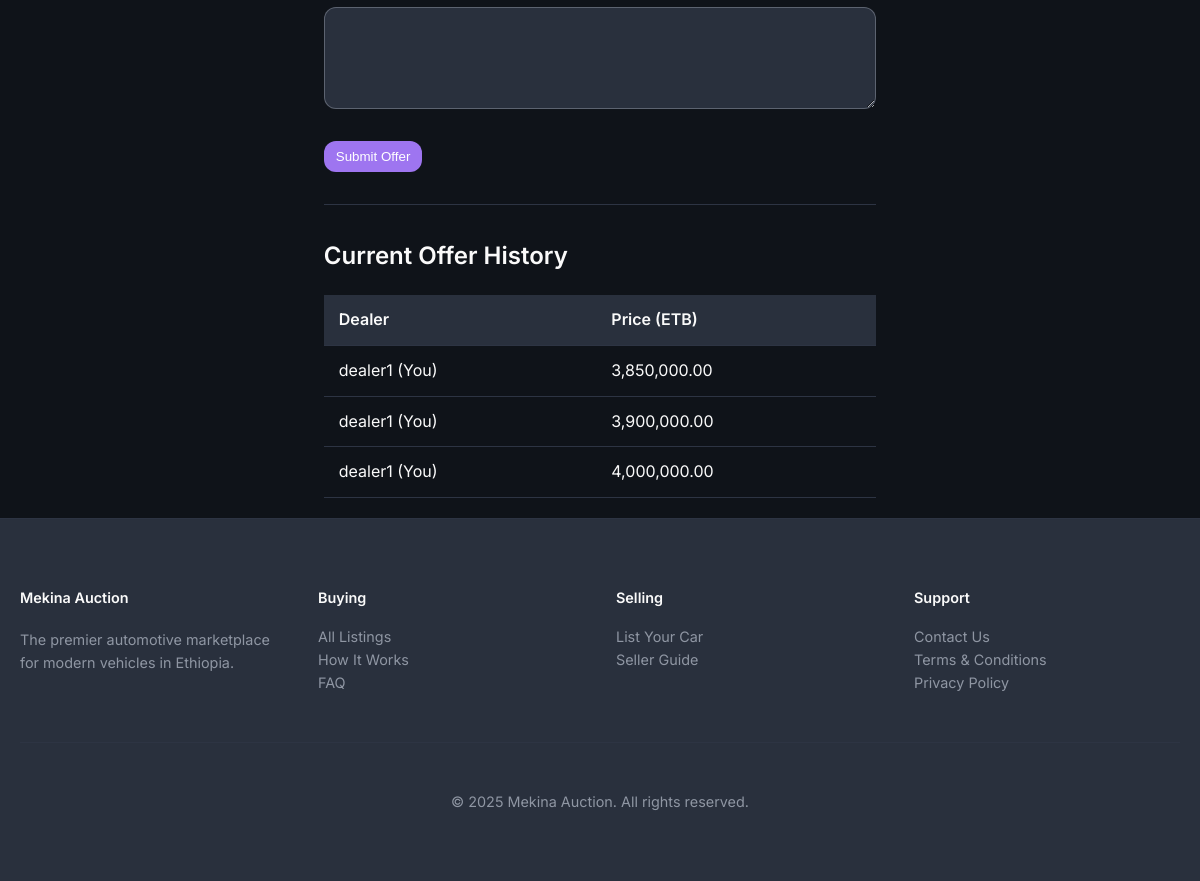
Page /dealer/request/14/bid (signed in, lower part) on the earlier database version.
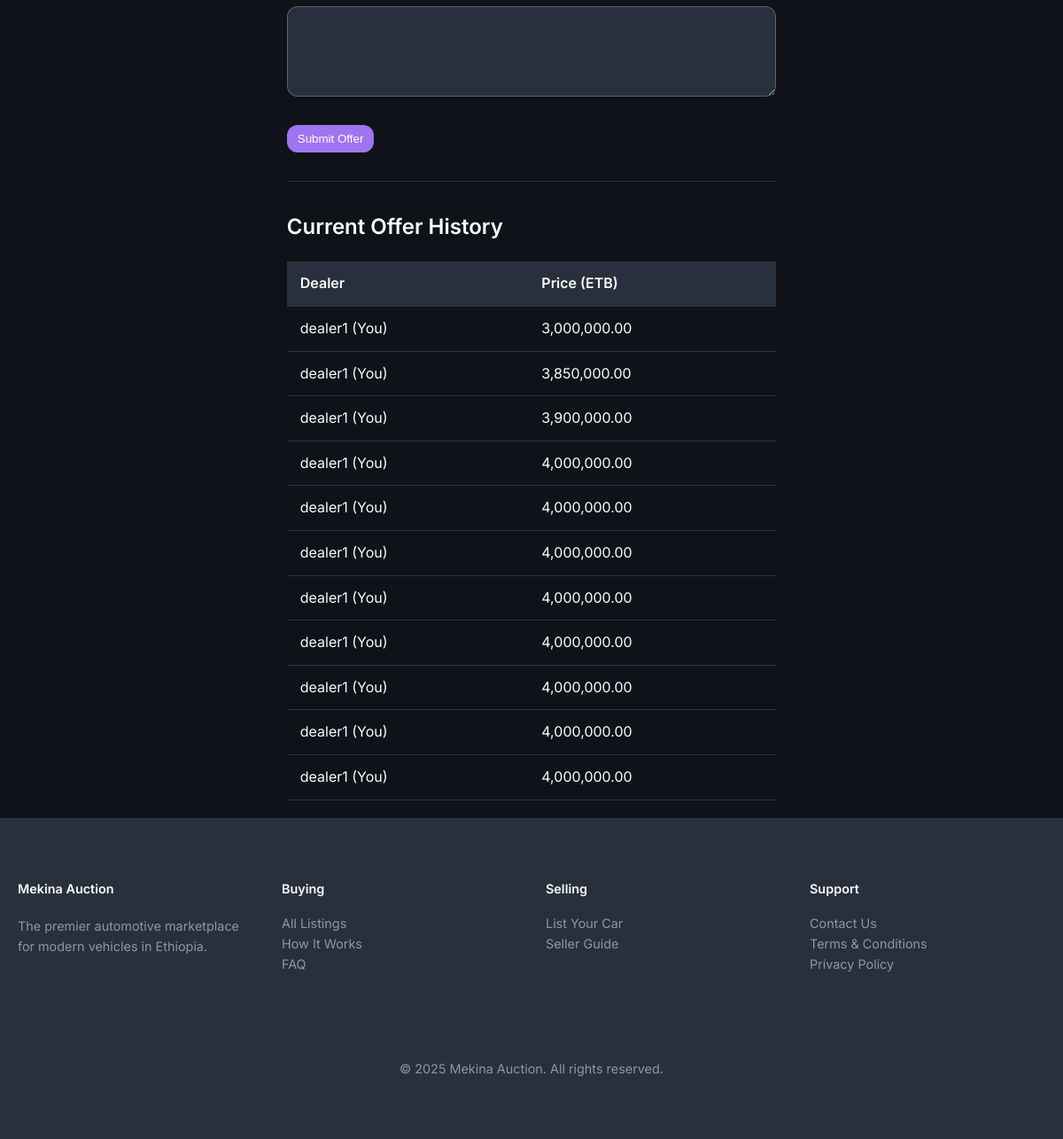
Same page on the later database version.
### models/dealer_bid.py (models this page shows, shortened)
class DealerBid(db.Model):
    id = db.Column(db.Integer, primary_key=True)
    price = db.Column(db.Float, nullable=False)
    timestamp = db.Column(db.DateTime, index=True, default=datetime.utcnow)
    status = db.Column(db.String(20), nullable=False, default='pending') # e.g., pending, accepted, rejected
    make = db.Column(db.String(64), nullable=False)
    model = db.Column(db.String(64), nullable=False)
    availability = db.Column(db.String(50), nullable=False)
    car_year = db.Column(db.Integer, nullable=False)
    mileage = db.Column(db.Integer, nullable=False)
    condition = db.Column(db.String(50), nullable=False)
    extras = db.Column(db.Text, nullable=True)
    valid_until = db.Column(db.Date, nullable=False)
    message = db.Column(db.Text, nullable=True)
    dealer_id = db.Column(db.Integer, db.ForeignKey('user.id'), nullable=False)
    request_id = db.Column(db.Integer, db.ForeignKey('car_requests.id'), nullable=False)
    deal = db.relationship('Deal', backref='accepted_bid', uselist=False, foreign_keys='Deal.accepted_bid_id')

### models/user.py (models this page shows, shortened)
class User(UserMixin, db.Model):
    id = db.Column(db.Integer, primary_key=True)
    username = db.Column(db.String(64), index=True, unique=True, nullable=False)
    email = db.Column(db.String(120), index=True, unique=True, nullable=False)
    phone_number = db.Column(db.String(20), nullable=True)
    password_hash = db.Column(db.String(128))
    is_admin = db.Column(db.Boolean, default=False)
    is_dealer = db.Column(db.Boolean, default=False)
    is_rental_company = db.Column(db.Boolean, default=False)
    points = db.Column(db.Integer, nullable=False, default=5) # Points for dealers to bid
    cars = db.relationship('Car', backref='owner', lazy='dynamic')
    bids = db.relationship('Bid', backref='bidder', lazy='dynamic')
    dealer_bids = db.relationship('DealerBid', backref='dealer', lazy='dynamic')
    car_requests = db.relationship('CarRequest', backref='customer', lazy='dynamic')

### routes/dealer.py (the view, shortened to what this page needs)
@dealer_bp.route('/request/<int:request_id>/bid', methods=['GET', 'POST'])
@login_required
@dealer_required
def place_bid(request_id):
    car_request = CarRequest.query.get_or_404(request_id)
    existing_bids = car_request.dealer_bids.order_by(DealerBid.price.asc()).all()
    form = DealerBidForm()
    return render_template('place_dealer_bid.html', form=form, car_request=car_request, bids=existing_bids)

### routes/dealer.py (shortened to what this page needs)
class DealerBidForm(FlaskForm):
    price = FloatField('Offer Price (ETB)', validators=[DataRequired(), NumberRange(min=1)])
    make = StringField('Car Make', validators=[DataRequired()])
    model = StringField('Car Model', validators=[DataRequired()])
    car_year = IntegerField('Car Year', validators=[DataRequired(), NumberRange(min=1900, max=datetime.now().year + 1)])
    condition = SelectField('Condition', choices=[('New', 'New'), ('Used', 'Used')], validators=[DataRequired()])
    mileage = IntegerField('Mileage (km)', validators=[Optional(), NumberRange(min=0)])
    availability = SelectField('Availability', choices=[('In Stock', 'In Stock'), ('Available on Order', 'Available on Order')], validators=[DataRequired()])
    valid_until = DateField('Offer Valid Until', format='%Y-%m-%d', validators=[DataRequired()])
    extras = TextAreaField('Extras (e.g., free service, floor mats)', validators=[Optional(), Length(max=500)])
    message = TextAreaField('Message to Customer (Optional)', validators=[Optional(), Length(max=1000)])
    submit = SubmitField('Submit Offer')

### routes/dealer.py (called while the page is built)
def dealer_required(f):
    @wraps(f)
    def decorated_function(*args, **kwargs):
        if not current_user.is_authenticated or not (current_user.is_dealer or current_user.is_admin):
            from flask import abort
            abort(403) # Forbidden
        return f(*args, **kwargs)
    return decorated_function

### templates/place_dealer_bid.html (shortened to what this page needs)
{% extends "base.html" %}
{% block content %}
    <form method="POST" action="">
        <div class="form-group">
            {{ form.message(rows=4) }}
        </div>
        {{ form.submit(class='btn approve') }}
    </form>
    {% if bids %}
    <hr>
    <h2>Current Offer History</h2>
    <table>
        <thead>
            <tr>
                <th>Dealer</th>
                <th>Price (ETB)</th>
            </tr>
        </thead>
        <tbody>
            {% for bid in bids %}
            <tr>
                <td>{{ bid.dealer.username }} {% if bid.dealer_id == current_user.id %}(You){% endif %}</td>
                <td>{{ '{:,.2f}'.format(bid.price) }}</td>
            {% endfor %}
        </tbody>
    </table>
    {% endif %}
{% endblock %}

### templates/base.html (shortened to what this page needs)
<!DOCTYPE html>
<html lang="en">
<head>
    <link rel="stylesheet" href="{{ url_for('static', filename='css/style.css') }}">
</head>
<body>
    <main class="container">
        {% block content %}{% endblock %}
    </main>
    <footer class="site-footer">
        <div class="container">
            <div class="footer-grid">
                <div class="footer-brand">
                    <h4>Mekina Auction</h4>
                    <p>
                        The premier automotive marketplace for modern vehicles in Ethiopia.
                    </p>
                </div>
                <div class="footer-links">
                    <h4>Buying</h4>
                    <ul>
                        <li><a href="{{ url_for('main.all_listings') }}">All Listings</a></li>
                        <li><a href="{{ url_for('main.how_it_works') }}">How It Works</a></li>
                        <li><a href="#">FAQ</a></li>
                    </ul>
                </div>
                <div class="footer-links">
                    <h4>Selling</h4>
                    <ul>
                        <li><a href="{{ url_for('seller.submit_car') }}">List Your Car</a></li>
                        <li><a href="#">Seller Guide</a></li>
                    </ul>
                </div>
                <div class="footer-links">
                    <h4>Support</h4>
                    <ul>
                        <li><a href="#">Contact Us</a></li>
                        <li><a href="#">Terms & Conditions</a></li>
                        <li><a href="#">Privacy Policy</a></li>
                    </ul>
                </div>
            </div>
            <div class="footer-bottom">
                <p>&copy; {{ now.year }} Mekina Auction. All rights reserved.</p>
            </div>
        </div>
    </footer>
</body>
</html>

### static/css/style.css (style rules this page uses)
:root { --background: 220 25% 8%; --foreground: 0 0% 98%; --card: 220 20% 13%; --card-foreground: 0 0% 95%; --popover: 220 20% 13%; --popover-foreground: 0 0% 95%; --primary: 38 92% 50%; --primary-foreground: 220 70% 12%; --secondary: 220 20% 20%; --secondary-foreground: 0 0% 95%; --muted: 220 20% 18%; --muted-foreground: 220 10% 60%; --accent: 260 80% 70%; --accent-foreground: 0 0% 100%; --destructive: 0 62.8% 30.6%; --destructive-foreground: 0 0% 100%; --border: 220 20% 22%; --input: 220 20% 20%; --ring: 260 80% 70%; --radius: 0.75rem; --success: 142 76% 36%; --warning: 38 92% 50%; --info: 220 20% 18%; --gradient-primary: linear-gradient(135deg, hsl(220 20% 12%), hsl(220 20% 18%)); --gradient-accent: linear-gradient(135deg, hsl(260 80% 70%), hsl(260 70% 60%)); --shadow-card: 0 4px 6px -1px hsl(0 0% 0% / 0.3), 0 2px 4px -1px hsl(0 0% 0% / 0.2); --shadow-elevated: 0 10px 15px -3px hsl(0 0% 0% / 0.3), 0 4px 6px -2px hsl(0 0% 0% / 0.2); }
body { font-family: 'Inter', sans-serif; background-color: hsl(var(--background)); color: hsl(var(--foreground)); margin: 0; line-height: 1.6; display: flex; flex-direction: column; min-height: 100vh; padding-top: 53px; }
.container { max-width: 1200px; margin: 0 auto 20px auto; padding: 0 20px; }
h1, h2, h3, h4, h5, h6 { font-weight: 600; }
main { flex-grow: 1; }
a { color: hsl(var(--accent)); text-decoration: none; }
hr { border: none; border-top: 1px solid hsl(var(--border)); margin: 2rem 0; }
.form-group { margin-bottom: 1.5rem; }
.form-group input, .form-group select, .form-group textarea { width: 100%; box-sizing: border-box; }
input[type="text"], input[type="number"], input[type="password"], input[type="email"], select, textarea { padding: 10px; margin: 0; border: 1px solid hsl(var(--muted-foreground) / 0.5); border-radius: var(--radius); font-family: 'Inter', sans-serif; font-size: 1rem; background-color: hsl(var(--input)); color: hsl(var(--foreground)); }
table { width: 100%; border-collapse: collapse; margin-top: 20px; }
th, td { padding: 12px 15px; text-align: left; border-bottom: 1px solid hsl(var(--border)); }
thead th { background-color: hsl(var(--secondary)); font-weight: 600; }
.site-footer { background-color: hsl(var(--secondary)); border-top: 1px solid hsl(var(--border)); padding: 3rem 0; font-size: 0.9rem; }
.footer-grid { display: grid; grid-template-columns: repeat(4, 1fr); gap: 2rem; }
.footer-brand p { color: hsl(var(--muted-foreground)); margin-top: 1rem; }
.footer-links h4 { margin-bottom: 1rem; font-weight: 600; }
.footer-links ul { list-style: none; padding: 0; margin: 0; space-y: 0.5rem; }
.footer-links a { color: hsl(var(--muted-foreground)); }
.footer-bottom { margin-top: 3rem; padding-top: 2rem; border-top: 1px solid hsl(var(--border)); text-align: center; color: hsl(var(--muted-foreground)); }
.btn, .button-group button, .button-group a { border: none; padding: 8px 12px; border-radius: var(--radius); cursor: pointer; font-weight: 500; text-decoration: none; display: inline-block; text-align: center; }
.btn.approve, .button-group .approve { background-color: hsl(var(--accent)); color: hsl(var(--accent-foreground)); }

Differences in the rows shown:
added DealerBid: dealer.username "dealer1", shows "(You)", price "3,000,000.00"
added DealerBid: dealer.username "dealer1", shows "(You)", price "4,000,000.00"
added DealerBid: dealer.username "dealer1", shows "(You)", price "4,000,000.00"
added DealerBid: dealer.username "dealer1", shows "(You)", price "4,000,000.00"
added DealerBid: dealer.username "dealer1", shows "(You)", price "4,000,000.00"
added DealerBid: dealer.username "dealer1", shows "(You)", price "4,000,000.00"
added DealerBid: dealer.username "dealer1", shows "(You)", price "4,000,000.00"
added DealerBid: dealer.username "dealer1", shows "(You)", price "4,000,000.00"
